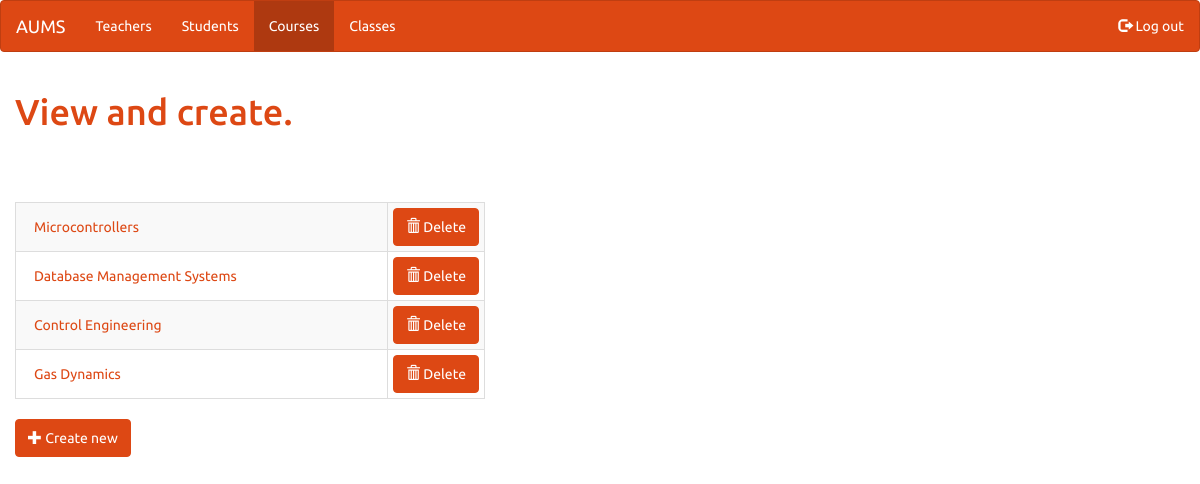
The page /admin/list/course/ (signed in) on the database its author committed.
### tables this page shows
CREATE TABLE course(
	courseno varchar(10) primary key,
	coursename varchar(100)
	);

### admin_views.py (the view)
def view_course_list():
	check_login()
	entries = [ { 'title' : row['coursename'], 'key' : row['courseno'] } for row in get_course_list(flask.g.db) ]
	return render_template('admin/view_list_base.html', entries = entries, table_name = 'course', update_url_name = 'update_course',
			create_url_name = 'create_course', active_page = 'view_course_list')

### admin_views.py (called while the page is built)
def check_login():
	if not flask.session.get('admin_logged_in'):
		flask.abort(401)

def get_course_list(db):
	return rows_to_stringdicts(db.execute('select * from course').fetchall())

def rows_to_stringdicts(rows):
	new_rows = [dict(zip(row.keys(), [str(x) for x in row])) for row in rows]
	return new_rows

### main.py (called while the page is built)
def connect_db():
	rv = sqlite3.connect(app.config['DATABASE'])
	rv.row_factory = sqlite3.Row
	return rv

@app.before_request
def before_request():
	flask.g.db = connect_db()

@app.teardown_request
def teardown_request(exception):
	if hasattr(flask.g, 'db'):
		flask.g.db.close()

### templates/admin/view_list_base.html
{% extends "admin/base.html" %}
{% set active_page = active_page -%}
{% block heading %}
<h1 class="text-primary">View and create.</h1>
{% endblock %}
{% block body %}
<div class="row">
	<div class="col-sm-5">
		<table class="table table-striped table-bordered table-hover table-condensed">
			<tbody>
				{% for entry in entries %}
				<tr>
					<td class="col-sm-10">
						<a href="{{ url_for(update_url_name, key=entry.key) }}" class="btn btn-link" data-toggle="tooltip"
						data-placement="right" title="Change details">
							{{ entry.title }}
						</a>
					</td>
					<td class="col-sm-2">
						<a href="{{ url_for('delete_confirm', table_name=table_name, entry_key=entry.key, redirect_path=request.path) }}" class="btn btn-primary">
							<span class="glyphicon glyphicon-trash"></span>
							Delete
						</a>
					</td>
				</tr>
				{% endfor %}
			</tbody>
		</table>
	</div>
</div>
<a href="{{ url_for(create_url_name) }}" class="btn btn-primary">
	<span class="glyphicon glyphicon-plus"></span>
	Create new
</a>
{% endblock %}

### rows shown on the page
course: title "Microcontrollers"
course: title "Database Management Systems"
course: title "Control Engineering"
course: title "Gas Dynamics"

### other values the page prints
{{ caption|e }} "Teachers" "Students" "Courses" "Classes"
